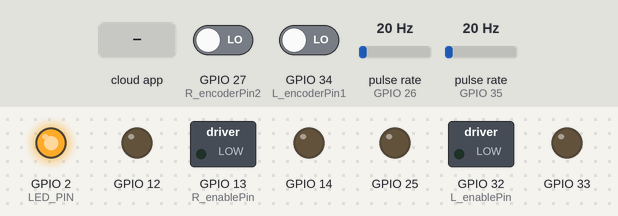
Simulated run of this sketch. Board: ESP32. Shown: switched loads named in the sketch (green lamp = pin HIGH), output pins drawn as LEDs (lit = HIGH). Wiring (inferred from the names in the program): 2 × pulse sensor: data GPIO 26 / data GPIO 35. Inputs (shaded band) come from the test bench; at power-on: pulse rate (sensors on GPIO 35, GPIO 26) 20 Hz, GPIO 27 (R_encoderPin2) LOW, GPIO 34 (L_encoderPin1) LOW. The ROS host is connected and sends only what is stated.

Above: at 3.2 s.
3.3 s: the phone or cloud app sets linear.x to -100
At 5.9 s:
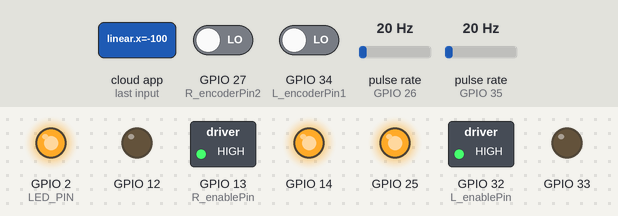
6.3 s: the phone or cloud app sets linear.x to 0
At 7.6 s:
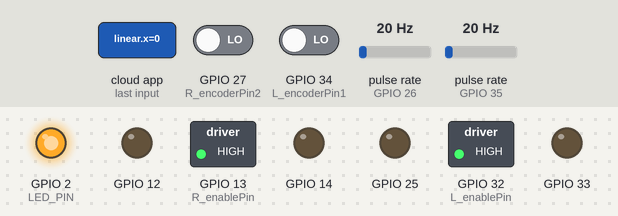
7.9 s: the phone or cloud app sets angular.z to 100
At 10.12 s:
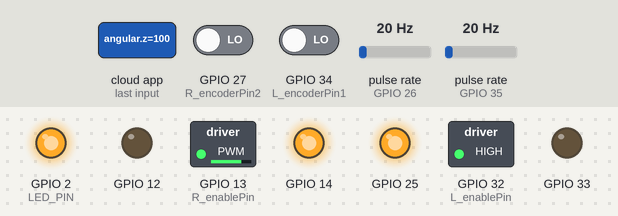
10.9 s: the phone or cloud app sets angular.z to 0
At 11.5 s:
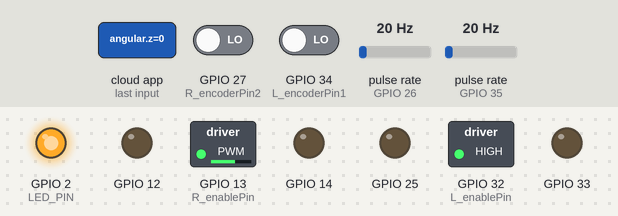
12.5 s: the phone or cloud app sets linear.x to 100
At 12.77 s:
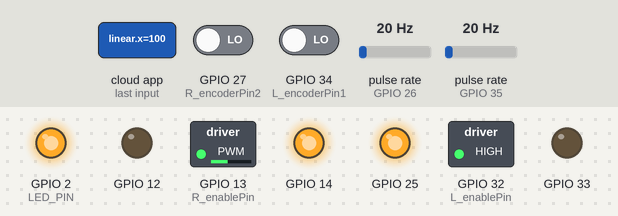
15.5 s: pulse rate (sensor on GPIO 35) set to 4 Hz
Timing chart, 0 to 19.5 s (numbered marks = the images above; inputs shaded):
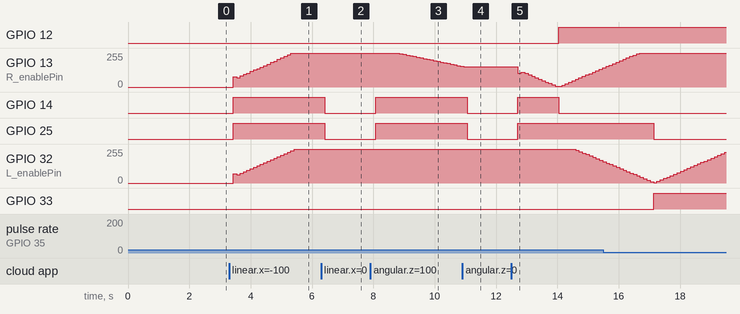

Measured:
- after the input at 3.3 s, GPIO 13 (R_enablePin): 0/255 → 78/255 after 0.14 s, → 71/255 0.11 s later, → 83/255 0.11 s later, → 94/255 0.11 s later, … (19 changes in this stretch); GPIO 14: LOW → HIGH after 0.14 s
- after the input at 6.3 s, GPIO 14, GPIO 25: HIGH → LOW after 0.12 s
- after the input at 7.9 s, GPIO 13 (R_enablePin): moves from 255/255 to 156/255 over 2.0 s, starting after 0.95 s; GPIO 14, GPIO 25: LOW → HIGH after 0.18 s
- after the input at 10.9 s, GPIO 13 (R_enablePin): goes on until 10.9 s, then stays 151/255; GPIO 14, GPIO 25: HIGH → LOW after 0.16 s
- after the input at 12.5 s, GPIO 12: LOW → HIGH after 1.5 s; GPIO 13 (R_enablePin): 151/255 → 105/255 after 0.22 s, → 112/255 0.11 s later, → 102/255 0.11 s later, → 91/255 0.11 s later, … (25 changes in this stretch)

The sketch:

diffdrive.ino
```cpp
/*Motor controller using micro_ros serial set_microros_transports*/
#include <micro_ros_arduino.h>
#include <stdio.h>
#include <rcl/rcl.h>
#include <rcl/error_handling.h>
#include <rclc/rclc.h>
#include <rclc/executor.h>
#include <geometry_msgs/msg/twist.h>
#include <std_msgs/msg/int32.h>
#include <odometry.h>
#include <nav_msgs/msg/odometry.h>
#include <geometry_msgs/msg/twist.h>
#include <geometry_msgs/msg/vector3.h>

//pin declaration
//Left wheel
int8_t L_FORW = 33;
int8_t L_BACK = 25;
int8_t L_enablePin = 32;
int8_t L_encoderPin1 = 34;  //Encoder Output of pin1 must connected with intreput pin of Esp32.
int8_t L_encoderPin2 = 35;

//right wheel
int8_t R_FORW = 12;
int8_t R_BACK = 14;
int8_t R_enablePin = 13;
int8_t R_encoderPin1 = 26;  //Encoder Output of pin1 must connected with intreput pin of Esp32.
int8_t R_encoderPin2 = 27;

//parameters of the robot
float wheels_y_distance_ = 0.1;
float wheel_radius = 0.02;
float wheel_circumference_ = 2 * 3.14 * wheel_radius;
//encoder value per revolution of left wheel and right wheel
int tickPerRevolution_LW = 1055;
int tickPerRevolution_RW = 1055;
int threshold = 0;
//pid constants of left wheel
float kp_l = 1.8;
float ki_l = 5;
float kd_l = 0.1;
//pid constants of right wheel
float kp_r = 2.25;
float ki_r = 5;
float kd_r = 0.1;

//pwm parameters setup
const int freq = 30000;
const int pwmChannelL = 0;
const int pwmChannelR = 1;
const int resolution = 8;

rcl_subscription_t subscriber;
geometry_msgs__msg__Twist msg;
rclc_executor_t executor;
rcl_allocator_t allocator;
rclc_support_t support;
rcl_node_t node;
rcl_publisher_t odom_publisher;
std_msgs__msg__Int32 encodervalue_l;
std_msgs__msg__Int32 encodervalue_r;
nav_msgs__msg__Odometry odom_msg;
rcl_timer_t timer;
rcl_timer_t ControlTimer;
unsigned long long time_offset = 0;
unsigned long prev_cmd_time = 0;
unsigned long prev_odom_update = 0;
Odometry odometry;

//creating a class for motor control
class MotorController {
public:
  int8_t Forward;
  int8_t Backward;
  int8_t Enable;
  int8_t EncoderPinA;
  int8_t EncoderPinB;
  std_msgs__msg__Int32 EncoderCount;
  volatile long CurrentPosition;
  volatile long PreviousPosition;
  volatile long CurrentTime;
  volatile long PreviousTime;
  volatile long CurrentTimeforError;
  volatile long PreviousTimeForError;
  float rpmFilt;
  float eintegral;
  float ederivative;
  float rpmPrev;
  float kp;
  float ki;
  float kd;
  float error;
  float previousError = 0;
  int tick;

  MotorController(int8_t ForwardPin, int8_t BackwardPin, int8_t EnablePin, int8_t EncoderA, int8_t EncoderB, int tickPerRevolution) {
    this->Forward = ForwardPin;
    this->Backward = BackwardPin;
    this->Enable = EnablePin;
    this->EncoderPinA = EncoderA;
    this->EncoderPinB = EncoderB;
    this->tick = tickPerRevolution;
    pinMode(Forward, OUTPUT);
    pinMode(Backward, OUTPUT);
    pinMode(EnablePin, OUTPUT);
    pinMode(EncoderPinA, INPUT);
    pinMode(EncoderPinB, INPUT);
  }

  //initializing the parameters of PID controller
  void initPID(float proportionalGain, float integralGain, float derivativeGain) {
    kp = proportionalGain;
    ki = integralGain;
    kd = derivativeGain;
  }

  //function return rpm of the motor using the encoder tick values
  float getRpm() {
    CurrentPosition = EncoderCount.data;
    CurrentTime = millis();
    float delta1 = ((float)CurrentTime - PreviousTime) / 1.0e3;
    float velocity = ((float)CurrentPosition - PreviousPosition) / delta1;
    float rpm = (velocity / tick) * 60;
    rpmFilt = 0.854 * rpmFilt + 0.0728 * rpm + 0.0728 * rpmPrev;
    float rpmPrev = rpm;
    PreviousPosition = CurrentPosition;
    PreviousTime = CurrentTime;
    // Serial.println(rpmFilt);
    return rpmFilt;
  }

  //pid controller
  float pid(float setpoint, float feedback) {
    CurrentTimeforError = millis();
    float delta2 = ((float)CurrentTimeforError - PreviousTimeForError) / 1.0e3;
    error = setpoint - feedback;
    eintegral = eintegral + (error * delta2);
    ederivative = (error - previousError) / delta2;
    float control_signal = (kp * error) + (ki * eintegral) + (kd * ederivative);

    previousError = error;
    PreviousTimeForError = CurrentTimeforError;
    return control_signal;
  }
  //move the robot wheels based the control signal generated by the pid controller
  void moveBase(float ActuatingSignal, int threshold, int pwmChannel) {
    if (ActuatingSignal > 0) {
      digitalWrite(Forward, HIGH);
      digitalWrite(Backward, LOW);
    } else {
      digitalWrite(Forward, LOW);
      digitalWrite(Backward, HIGH);
    }
    int pwm = threshold + (int)fabs(ActuatingSignal);
    if (pwm > 255)
      pwm = 255;
    ledcWrite(pwmChannel, pwm);
  }
  void stop() {
    digitalWrite(Forward, LOW);
    digitalWrite(Backward, LOW);
  }

  // void plot(float Value1, float Value2){
  //     Serial.print("Value1:");
  //     Serial.print(Value1);
  //     Serial.print(",");
  //     Serial.print("value2:");
  //     Serial.println(Value2);
  // }
};

//creating objects for right wheel and left wheel
MotorController leftWheel(L_FORW, L_BACK, L_enablePin, L_encoderPin1, L_encoderPin2, tickPerRevolution_LW);
MotorController rightWheel(R_FORW, R_BACK, R_enablePin, R_encoderPin1, R_encoderPin2, tickPerRevolution_RW);

#define LED_PIN 2
#define RCCHECK(fn) \
  { \
    rcl_ret_t temp_rc = fn; \
    if ((temp_rc != RCL_RET_OK)) { error_loop(); } \
  }
#define RCSOFTCHECK(fn) \
  { \
    rcl_ret_t temp_rc = fn; \
    if ((temp_rc != RCL_RET_OK)) { error_loop(); } \
  }

void error_loop() {
  while (1) {
    digitalWrite(LED_PIN, !digitalRead(LED_PIN));
    delay(100);
  }
}

//subscription callback function

void setup() {

  //initializing the pid constants
  leftWheel.initPID(kp_l, ki_l, kd_l);
  rightWheel.initPID(kp_r, ki_r, kd_r);
  //initializing interrupt functions for counting the encoder tick values
  attachInterrupt(digitalPinToInterrupt(leftWheel.EncoderPinB), updateEncoderL, RISING);
  attachInterrupt(digitalPinToInterrupt(rightWheel.EncoderPinA), updateEncoderR, RISING);
  //initializing pwm signal parameters
  ledcSetup(pwmChannelL, freq, resolution);
  ledcAttachPin(leftWheel.Enable, pwmChannelL);
  ledcSetup(pwmChannelR, freq, resolution);
  ledcAttachPin(rightWheel.Enable, pwmChannelR);

  set_microros_transports();
  pinMode(LED_PIN, OUTPUT);
  digitalWrite(LED_PIN, HIGH);

  delay(2000);

  allocator = rcl_get_default_allocator();

  //create init_options
  RCCHECK(rclc_support_init(&support, 0, NULL, &allocator));

  // create node
  RCCHECK(rclc_node_init_default(&node, "micro_ros_esp32_node", "", &support));

  // create subscriber for cmd_vel topic
  RCCHECK(rclc_subscription_init_default(
    &subscriber,
    &node,
    ROSIDL_GET_MSG_TYPE_SUPPORT(geometry_msgs, msg, Twist),
    "cmd_vel"));
  //create a odometry publisher
  RCCHECK(rclc_publisher_init_default(
    &odom_publisher,
    &node,
    ROSIDL_GET_MSG_TYPE_SUPPORT(nav_msgs, msg, Odometry),
    "odom/unfiltered"));

  //timer function for controlling the motor base. At every samplingT time
  //MotorControll_callback function is called
  //Here I had set SamplingT=10 Which means at every 10 milliseconds MotorControll_callback function is called
  const unsigned int samplingT = 20;
  RCCHECK(rclc_timer_init_default(
    &ControlTimer,
    &support,
    RCL_MS_TO_NS(samplingT),
    MotorControll_callback));

  // create executor
  RCCHECK(rclc_executor_init(&executor, &support.context, 2, &allocator));
  RCCHECK(rclc_executor_add_subscription(&executor, &subscriber, &msg, &subscription_callback, ON_NEW_DATA));
  // RCCHECK(rclc_executor_add_timer(&executor, &timer));
  RCCHECK(rclc_executor_add_timer(&executor, &ControlTimer));
}

void loop() {
  // put your main code here, to run repeatedly:
  delay(100);
  RCCHECK(rclc_executor_spin_some(&executor, RCL_MS_TO_NS(100)));
}

void subscription_callback(const void* msgin) {
  prev_cmd_time = millis();
}

//function which controlles the motor
void MotorControll_callback(rcl_timer_t* timer, int64_t last_call_time) {
  float linearVelocity;
  float angularVelocity;
  //linear velocity and angular velocity send cmd_vel topic
  linearVelocity = msg.linear.x;
  angularVelocity = msg.angular.z;
  //linear and angular velocities are converted to leftwheel and rightwheel velocities
  float vL = (linearVelocity - (angularVelocity * 1 / 2)) * 20;
  float vR = (linearVelocity + (angularVelocity * 1 / 2)) * 20;
  //current wheel rpm is calculated
  float currentRpmL = leftWheel.getRpm();
  float currentRpmR = rightWheel.getRpm();
  //pid controlled is used for generating the pwm signal
  float actuating_signal_LW = leftWheel.pid(vL, currentRpmL);
  float actuating_signal_RW = rightWheel.pid(vR, currentRpmR);
  if (vL == 0 && vR == 0) {
    leftWheel.stop();
    rightWheel.stop();
    actuating_signal_LW = 0;
    actuating_signal_RW = 0;
  } else {
    rightWheel.moveBase(actuating_signal_RW, threshold, pwmChannelR);
    leftWheel.moveBase(actuating_signal_LW, threshold, pwmChannelL);
  }
  //odometry
  float average_rps_x = ((float)(currentRpmL + currentRpmR) / 2) / 60.0;  // RPM
  float linear_x = average_rps_x * wheel_circumference_;                  // m/s
  float average_rps_a = ((float)(-currentRpmL + currentRpmR) / 2) / 60.0;
  float angular_z = (average_rps_a * wheel_circumference_) / (wheels_y_distance_ / 2.0);  //  rad/s
  float linear_y = 0;
  unsigned long now = millis();
  float vel_dt = (now - prev_odom_update) / 1000.0;
  prev_odom_update = now;
  odometry.update(
    vel_dt,
    linear_x,
    linear_y,
    angular_z);
  publishData();
}

//interrupt function for left wheel encoder.
void updateEncoderL() {
  if (digitalRead(leftWheel.EncoderPinB) > digitalRead(leftWheel.EncoderPinA))
    leftWheel.EncoderCount.data++;
  else
    leftWheel.EncoderCount.data--;
  encodervalue_l = leftWheel.EncoderCount;
}

//interrupt function for right wheel encoder
void updateEncoderR() {
  if (digitalRead(rightWheel.EncoderPinA) > digitalRead(rightWheel.EncoderPinB))
    rightWheel.EncoderCount.data++;
  else
    rightWheel.EncoderCount.data--;
  encodervalue_r = rightWheel.EncoderCount;
}

//function which publishes wheel odometry.
void publishData() {
  odom_msg = odometry.getData();
  ;

  struct timespec time_stamp = getTime();

  odom_msg.header.stamp.sec = time_stamp.tv_sec;
  odom_msg.header.stamp.nanosec = time_stamp.tv_nsec;
  RCSOFTCHECK(rcl_publish(&odom_publisher, &odom_msg, NULL));
}
void syncTime() {
  // get the current time from the agent
  unsigned long now = millis();
  RCCHECK(rmw_uros_sync_session(10));
  unsigned long long ros_time_ms = rmw_uros_epoch_millis();
  // now we can find the difference between ROS time and uC time
  time_offset = ros_time_ms - now;
}

struct timespec getTime() {
  struct timespec tp = { 0 };
  // add time difference between uC time and ROS time to
  // synchronize time with ROS
  unsigned long long now = millis() + time_offset;
  tp.tv_sec = now / 1000;
  tp.tv_nsec = (now % 1000) * 1000000;
  return tp;
}
```
